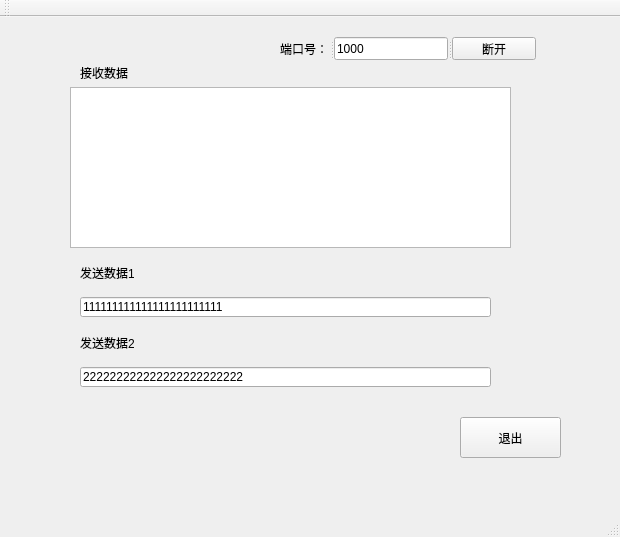
<?xml version="1.0" encoding="UTF-8"?>
<ui version="4.0">
 <class>MainWindow</class>
 <widget class="QMainWindow" name="MainWindow">
  <property name="windowModality">
   <enum>Qt::NonModal</enum>
  </property>
  <property name="geometry">
   <rect>
    <x>0</x>
    <y>0</y>
    <width>620</width>
    <height>537</height>
   </rect>
  </property>
  <property name="windowTitle">
   <string>MainWindow</string>
  </property>
  <widget class="QWidget" name="centralWidget">
   <widget class="QTextEdit" name="textEdit">
    <property name="geometry">
     <rect>
      <x>70</x>
      <y>70</y>
      <width>441</width>
      <height>161</height>
     </rect>
    </property>
   </widget>
   <widget class="QLabel" name="label_2">
    <property name="geometry">
     <rect>
      <x>80</x>
      <y>50</y>
      <width>54</width>
      <height>12</height>
     </rect>
    </property>
    <property name="text">
     <string>接收数据</string>
    </property>
   </widget>
   <widget class="QLabel" name="label_3">
    <property name="geometry">
     <rect>
      <x>80</x>
      <y>250</y>
      <width>54</width>
      <height>12</height>
     </rect>
    </property>
    <property name="text">
     <string>发送数据1</string>
    </property>
   </widget>
   <widget class="QLineEdit" name="lineSend1">
    <property name="geometry">
     <rect>
      <x>80</x>
      <y>280</y>
      <width>411</width>
      <height>20</height>
     </rect>
    </property>
    <property name="text">
     <string>111111111111111111111111</string>
    </property>
   </widget>
   <widget class="QLineEdit" name="lineSend2">
    <property name="geometry">
     <rect>
      <x>80</x>
      <y>350</y>
      <width>411</width>
      <height>20</height>
     </rect>
    </property>
    <property name="text">
     <string>222222222222222222222222</string>
    </property>
   </widget>
   <widget class="QLabel" name="label_4">
    <property name="geometry">
     <rect>
      <x>80</x>
      <y>320</y>
      <width>54</width>
      <height>12</height>
     </rect>
    </property>
    <property name="text">
     <string>发送数据2</string>
    </property>
   </widget>
   <widget class="QPushButton" name="pushButton_3">
    <property name="geometry">
     <rect>
      <x>460</x>
      <y>400</y>
      <width>101</width>
      <height>41</height>
     </rect>
    </property>
    <property name="text">
     <string>退出</string>
    </property>
   </widget>
   <widget class="QSplitter" name="splitter">
    <property name="geometry">
     <rect>
      <x>280</x>
      <y>20</y>
      <width>256</width>
      <height>23</height>
     </rect>
    </property>
    <property name="orientation">
     <enum>Qt::Horizontal</enum>
    </property>
    <widget class="QLabel" name="label">
     <property name="text">
      <string>端口号：</string>
     </property>
    </widget>
    <widget class="QLineEdit" name="linePort">
     <property name="text">
      <string>1000</string>
     </property>
    </widget>
    <widget class="QPushButton" name="pushButton_2">
     <property name="text">
      <string>断开</string>
     </property>
    </widget>
   </widget>
  </widget>
  <widget class="QMenuBar" name="menuBar">
   <property name="geometry">
    <rect>
     <x>0</x>
     <y>0</y>
     <width>620</width>
     <height>23</height>
    </rect>
   </property>
  </widget>
  <widget class="QToolBar" name="mainToolBar">
   <attribute name="toolBarArea">
    <enum>TopToolBarArea</enum>
   </attribute>
   <attribute name="toolBarBreak">
    <bool>false</bool>
   </attribute>
  </widget>
  <widget class="QStatusBar" name="statusBar"/>
 </widget>
 <layoutdefault spacing="6" margin="11"/>
 <resources/>
 <connections/>
</ui>
